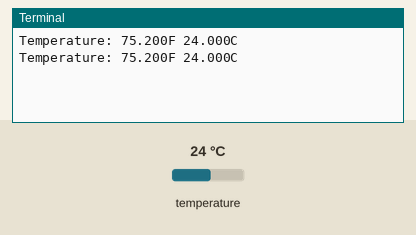
Simulated run of this program. Board: Raspberry Pi (BCM pin numbers). Parts: the last lines printed to the terminal. The test bench sets the inputs (shaded band); at power-on: temperature 24 °C.

Above: at 1.2 s.
1.3 s: temperature set to 12 °C
At 2.6 s:
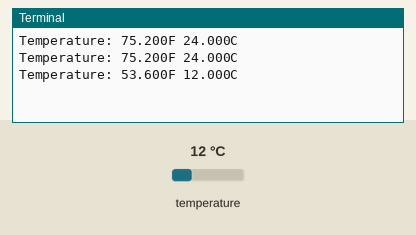
2.8 s: temperature set to 19 °C
At 3.5 s:
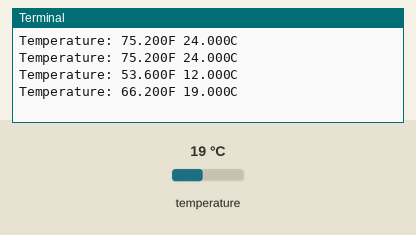
Timing chart, 0 to 5.8 s (numbered marks = the images above; inputs shaded):
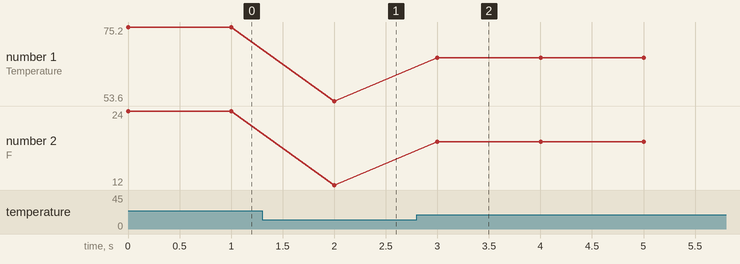

The program:

Max31865.py
```python
import time
import board
import digitalio
import adafruit_max31865


# Create sensor object, communicating over the board's default SPI bus
spi = board.SPI()
cs = digitalio.DigitalInOut(board.D5)  # Chip select of the MAX31865 board.
sensor = adafruit_max31865.MAX31865(spi, cs, wires=4)
# Note you can optionally provide the thermocouple RTD nominal, the reference
# resistance, and the number of wires for the sensor (2 the default, 3, or 4)
# with keyword args:
# sensor = adafruit_max31865.MAX31865(spi, cs, rtd_nominal=100, ref_resistor=430.0, wires=2)

# Main loop to print the temperature every second.
while True:
    # Read temperature.
    temp = sensor.temperature
    tempF = temp*9/5 +32 #convert to Farheneit
    # Print the value.
    print("Temperature: {0:0.3f}F".format(tempF),"{0:0.3f}C".format(temp))
    # Delay for a second.
    time.sleep(1.0)
```

Measured:
- after the input at 1.3 s, the terminal: prints a new line after 0.70 s (image 1)
- after the input at 2.8 s, the terminal: prints a new line after 0.20 s (image 2)
- plotted number 1: 75.2 → 53.6 after the input at 1.3 s, 53.6 → 66.2 after the input at 2.8 s
- plotted number 2: 24 → 12 after the input at 1.3 s, 12 → 19 after the input at 2.8 s
